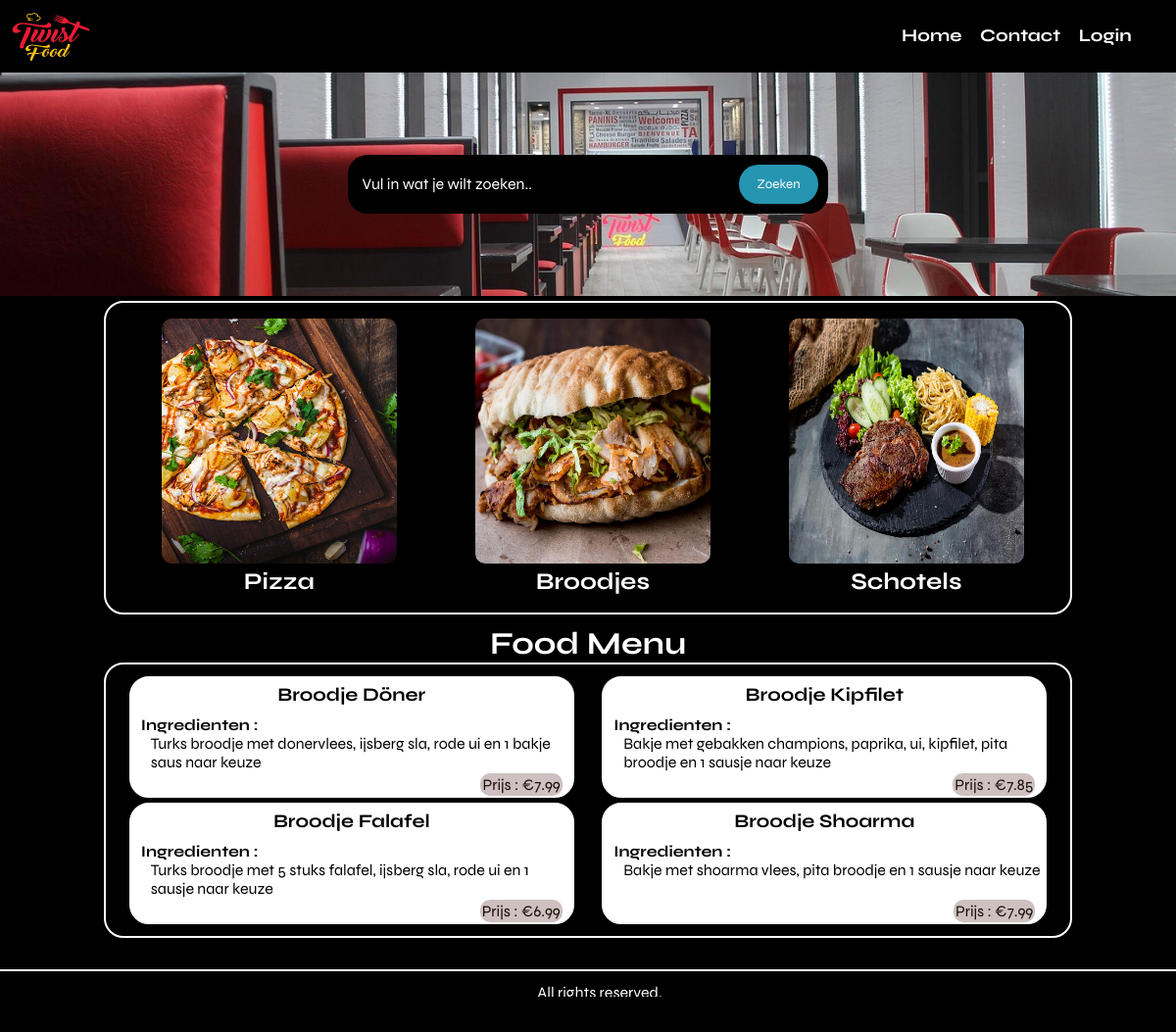
Page /broodjes.php on the committed database.
### tables this page shows
CREATE TABLE `food` (
  `id` int(50) NOT NULL,
  `soort` varchar(50) NOT NULL,
  `naam` varchar(50) NOT NULL,
  `ingredienten` varchar(500) NOT NULL,
  `dieet` varchar(50) NOT NULL,
  `prijs` float NOT NULL
);

### broodjes.php (the view, shortened to what this page needs)
<?php
    require_once 'connectDB.php';
?>
<!DOCTYPE html>
<html lang="en">
<head>
    <link rel="stylesheet" href="css/style.css">
</head>
<body>
<div class="container">
        <div class="logo">
            <img src="images/1598562279236_Twist-Food_Logo-1.png"
                alt="Restaurant Logo" class="logo">
        </div>
        <ul>
            <li>
                <a href="index.php">Home</a>
            </li>
            <li>
                <a href="contact.php">Contact</a>
            </li>
            <li>
                <a href="inlog.php">Login</a>
            </li>
        </ul>
    </div>
    <section class="food-search text-center">
        <div class="container1">
        <form action="search.php" method="POST">
                <input type="search" name="search" placeholder="Vul in wat je wilt zoeken.." required>
                <input type="submit" name="submit" value="Zoeken" class="searchbtn ">
            </form>
        </div>
    </section>
    <section class="categories">
        <div class="container2">
            <a href="pizza.php">
                <div class="box-3 ">
                    <img src="images/pizza.jpg" alt="Pizza" class="img-responsive img-curve">
                    <h3 class="text-black">Pizza</h3>
                </div>
            </a>
            <a href="broodjes.php">
                <div class="box-3 ">
                <img src="images/doner-kebab-3-1080x960.jpg" alt="Broodje" class="img-responsive img-curve">
                    <h3 class="text-black">Broodjes</h3>
                </div>
            </a>
            <a href="schotels.php">
                <div class="box-3 ">
                <img src="images/ribeye-steak-met-chilisaus-salade-noedels-mais-in-een-schotel-bovenaanzicht-op-donkere-achtergrond_689047-1919.avif" alt="Schotels" class="img-responsive img-curve">
                    <h3 class="text-black ">Schotels</h3>
                </div>
            </a>
        </div>
    </section>
    <section class="food-menu">
        <h2 class="text-center">Food Menu</h2>
        <div class="container3">
            <?php
                $query  = "SELECT * FROM food where soort = 'broodjes'";
                $result = $pdo->query($query);
                while ($row = $result->fetch(PDO::FETCH_ASSOC)) {
                    echo "<div class='food-menu-box'>";
                    echo "<h4>" . htmlspecialchars($row['naam']) . "</h4>";
                    echo "<h5>Ingredienten : </h5>";
                    echo "<p class='ingredienten'>" . htmlspecialchars($row['ingredienten']) . "</p>";
                    echo "<p class='prijs' >Prijs : " . '€' . htmlspecialchars($row['prijs']);
                    echo "</div>";
                }
            ?>
        </div>
    </section>
    <footer>
        <div class="container4">
            <p>All rights reserved. <br>  Made By Sami Benouari</p>
        </div>
    </footer>
</body>
</html>

### css/style.css (style rules this page uses)
* { margin: 0 0; font-family: "Syne", sans-serif; }
html { height: 100%; box-sizing: border-box; }
body { position: relative; min-height: 100%; padding-bottom: 6rem; box-sizing: inherit; background-color: black; }
.container { width: 100%; margin: 0 auto; padding: 1%; display: flex; justify-content: space-between; align-items: center; background-color: black; height: 50px; }
.logo { width: 80px; height: 100%; }
ul { width: 30%; text-align: right; list-style-type: none; line-height: 15px; margin-right: 50px; font-weight: bold; font-size: large; }
ul li { display: inline; padding: 2%; }
.img-responsive { width: 250px; height: 250px; }
.img-curve { border-radius: 10px; }
.text-center { text-align: center; }
.container1 { width: 40%; margin-left: auto; margin-right: auto; padding: 5px; display: flex; justify-content: space-between; align-items: center; border-radius: 20px; background-color: black; }
form { width: 100%; height: 40px; margin: 0 auto; padding: 1%; display: flex; justify-content: flex-end; align-items: center; border-radius: 20px; }
.food-search { background-size: cover; background-repeat: no-repeat; background-position: center; padding: 7% 0; background-image: url("../images/espace-agreable-2.jpg"); }
.food-search input[type="search"] { width: 100%; height: 50px; padding: 1%; font-size: 1rem; border: none; border-radius: 5px; background-color: black; color: white; margin-right: 5px; }
::placeholder { color: white; text-align: left; }
.searchbtn { background-color: rgb(37, 149, 177); height: 40px; width: 100px; color: white; cursor: pointer; border-radius: 40px; margin-left: 10px; border: none; }
.container2 { width: 70%; margin: 0 auto; height: 35%; padding: 1%; display: flex; justify-content: space-around; align-items: center; border: 2px solid white; border-radius: 20px; background-color: black; }
.categories { padding: 0; margin-top: 5px; }
.box-3 { width: 15rem; margin: 2%; text-align: center; }
a { color: white; text-decoration: none; }
h2 { color: white; font-size: 2rem; }
h3 { font-size: 1.5rem; color: white; }
.container3 { width: 80%; padding: 1%; border: 2px solid white; gap: 5px; display: flex; justify-content: space-between; border-radius: 20px; color: white; background-color: black; flex-wrap: wrap; margin-left: auto; margin-right: auto; }
.food-menu-box { width: 450px; height: 120px; background-color: white; border: 2px solid white; text-align: center; border-radius: 20px; color: black; position: relative; }
h4 { color: black; font-size: 1.2rem; margin-top: 5px; font-weight: bold; }
h5 { font-size: 1rem; text-align: left; padding-left: 10px; margin-top: 10px; }
.ingredienten { margin-top: 0; padding-left: 20px; text-align: left; }
.prijs { text-align: right; padding-right: 10px; color: rgb(19, 13, 4); position: absolute; right: 0; bottom: 0; background-color: rgb(206, 192, 192); border-radius: 10px; padding: 2px; margin-right: 10px; }
.container4 { background-color: black; color: white; text-align: center; padding: 1%; width: 100%; position: absolute; bottom: 0; border-top: white 2px solid; }
@media screen and (max-width: 1320px) and (min-width: 768px) { .container2 { width: 80%; margin-left: auto; margin-right: auto; height: auto; padding: 1%; display: flex; border-radius: 20px; margin-bottom: 10px; justify-content: space-around; } }
@media screen and (max-width: 1320px) and (min-width: 768px) { .img-responsive { max-width: 100%; max-height: 100%; } }
@media screen and (max-width: 1320px) and (min-width: 768px) { .food-menu-box { width: 450px; height: 120px; background-color: white; border: 2px solid white; text-align: center; border-radius: 20px; color: black; margin-right: auto; margin-left: auto; } }

### rows in the picture
food: naam "Broodje Döner", ingredienten "Turks broodje met donervlees, ijsberg sla, rode ui en 1 bakje saus naar keuze", prijs "7.99"
food: naam "Broodje Kipfilet", ingredienten "Bakje met gebakken champions, paprika, ui, kipfilet, pita broodje en 1 sausje naar keuze", prijs "7.85"
food: naam "Broodje Falafel", ingredienten "Turks broodje met 5 stuks falafel, ijsberg sla, rode ui en 1 sausje naar keuze", prijs "6.99"
food: naam "Broodje Shoarma", ingredienten "Bakje met shoarma vlees, pita broodje en 1 sausje naar keuze", prijs "7.99"
